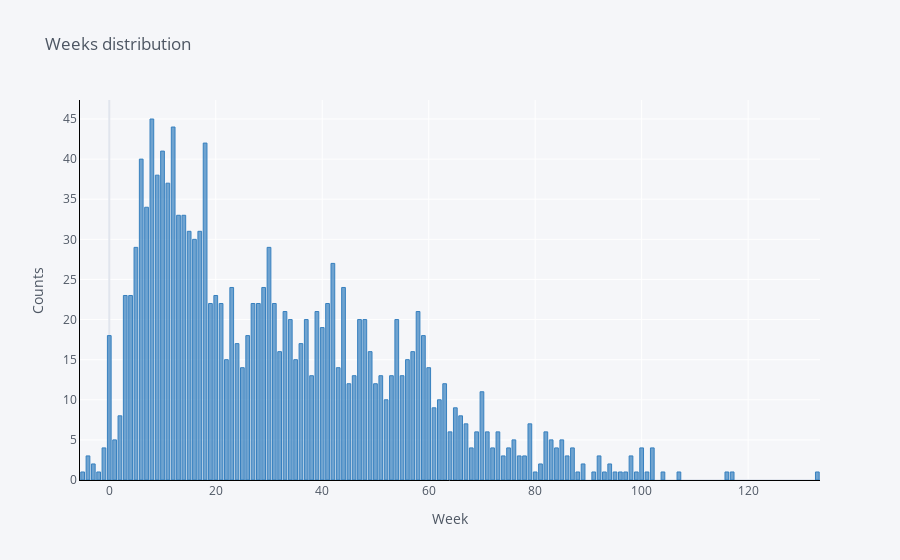

Here is the notebook cell this chart was saved with:
### Code cell
def plot_data_df_distributions(data_df):
    '''Plots data distribution of data_df
       :param data_df: data dataframe which corresponds with the format of the train and test dataset
       '''
    # plot weeks distribution
    train_df['Weeks'].value_counts().iplot(kind='bar',
                                          xTitle='Week',
                                          yTitle='Counts',
                                          linecolor='black', 
                                          opacity=0.7,
                                          color='blue',
                                          theme='pearl',
                                          bargap=0.3,
                                          gridcolor='white',
                                          title='Weeks distribution')

### Figure 1 — Plotly figure (JSON) as saved in the notebook; plotly's stock layout.template omitted (floating-point values rounded to 4 significant figures)
{"data": [{"marker": {"color": "rgba(55, 128, 191, 0.7)", "line": {"color": "rgba(55, 128, 191, 1.0)", "width": 1}}, "name": "Weeks", "orientation": "v", "text": "", "type": "bar", "x": [8, 12, 18, 10, 6, 9, 11, 7, 14, 13, 15, 17, 16, 5, 30, 42, 23, 44, 29, 3, 4, 20, 41, 27, 31, 28, 21, 19, 58, 33, 39, 48, 47, 54, 34, 37, 40, 59, 0, 26, 36, 24, 32, 49, 57, 35, 56, 22, 43, 25, 60, 38, 46, 51, 53, 55, 63, 50, 45, 70, 62, 52, 61, 65, 2, 66, 79, 67, 82, 71, 64, 73, 69, 76, 85, 1, 83, 100, 87, 102, 84, -1, 72, 75, 68, -4, 98, 92, 74, 77, 86, 78, 89, 94, -3, 81, 107, -5, 133, 117, 116, 99, 104, 101, 80, 97, 96, 95, 93, 91, 88, -2], "y": [45, 44, 42, 41, 40, 38, 37, 34, 33, 33, 31, 31, 30, 29, 29, 27, 24, 24, 24, 23, 23, 23, 22, 22, 22, 22, 22, 22, 21, 21, 21, 20, 20, 20, 20, 20, 19, 18, 18, 18, 17, 17, 16, 16, 16, 15, 15, 15, 14, 14, 14, 13, 13, 13, 13, 13, 12, 12, 12, 11, 10, 10, 9, 9, 8, 8, 7, 7, 6, 6, 6, 6, 6, 5, 5, 5, 5, 4, 4, 4, 4, 4, 4, 4, 4, 3, 3, 3, 3, 3, 3, 3, 2, 2, 2, 2, 1, 1, 1, 1, 1, 1, 1, 1, 1, 1, 1, 1, 1, 1, 1, 1]}], "layout": {"bargap": 0.3, "legend": {"bgcolor": "#F5F6F9", "font": {"color": "#4D5663"}}, "paper_bgcolor": "#F5F6F9", "plot_bgcolor": "#F5F6F9", "title": {"font": {"color": "#4D5663"}, "text": "Weeks distribution"}, "xaxis": {"gridcolor": "white", "linecolor": "black", "showgrid": true, "tickfont": {"color": "#4D5663"}, "title": {"font": {"color": "#4D5663"}, "text": "Week"}, "zerolinecolor": "#E1E5ED"}, "yaxis": {"gridcolor": "white", "linecolor": "black", "showgrid": true, "tickfont": {"color": "#4D5663"}, "title": {"font": {"color": "#4D5663"}, "text": "Counts"}, "zerolinecolor": "#E1E5ED"}}}
